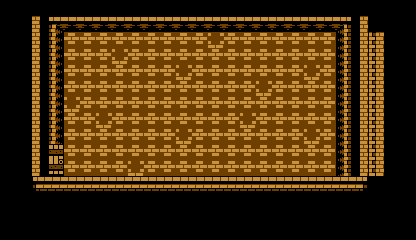

Tiled map render using the project's own tile images. Description and the whole map definition, tile-layer contents included, below:
An orthogonal 26x15 tile map with 16x16 px tiles, 1 tile layer (Tile Layer 1), 2 hidden layers not drawn.

<map version="1.0" orientation="orthogonal" renderorder="right-down" width="26" height="15" tilewidth="16" tileheight="16" nextobjectid="1">
 <tileset firstgid="1" name="vliiage" tilewidth="16" tileheight="16" tilecount="4096" columns="64">
  <image source="../img/village.png" width="1024" height="1024" />
  <tile id="1">
   <properties>
    <property name="groundSlope" value="flat" />
   </properties>
  </tile>
  <tile id="2">
   <properties>
    <property name="groundSlope" value="up" />
   </properties>
  </tile>
  <tile id="3">
   <properties>
    <property name="groundSlope" value="down" />
   </properties>
  </tile>
  <tile id="2114">
   <properties>
    <property name="doorLocation" value="outside" />
   </properties>
  </tile>
  <tile id="2115">
   <properties>
    <property name="doorLocation" value="shack" />
   </properties>
  </tile>
 </tileset>
 <layer name="Tile Layer 1" width="26" height="15">
  <data encoding="csv">
0,0,0,0,0,0,0,0,0,0,0,0,0,0,0,0,0,0,0,0,0,0,0,0,0,0,
0,0,1358,2003,2004,2004,2004,2004,2004,2004,2004,2004,2004,2004,2004,2004,2004,2004,2004,2004,2004,2005,1362,0,0,0,
0,0,1358,2067,1299,1299,1299,1299,1299,1299,1299,1299,1299,1235,1299,1299,1299,1299,1299,1299,1299,2069,1362,1357,0,0,
0,0,1358,2067,1299,1299,1299,1235,1299,1299,1299,1299,1299,1299,1299,1299,1299,1299,1299,1299,1299,2069,1362,1357,0,0,
0,0,1358,2067,1299,1299,1299,1299,1299,1299,1299,1235,1299,1299,1299,1299,1299,1299,1299,1235,1299,2069,1362,1357,0,0,
0,0,1358,2067,1299,1299,1299,1299,1299,1299,1299,1299,1299,1299,1299,1299,1235,1299,1299,1299,1299,2069,1362,1357,0,0,
0,0,1358,2067,1235,1299,1299,1299,1299,1299,1299,1299,1299,1299,1299,1299,1299,1299,1299,1299,1299,2069,1362,1357,0,0,
0,0,1358,2067,1299,1299,1235,1299,1299,1299,1299,1299,1299,1299,1299,1235,1299,1299,1299,1299,1299,2069,1362,1357,0,0,
0,0,1358,2067,1299,1299,1299,1299,1299,1299,1299,1235,1299,1299,1299,1299,1299,1299,1299,1235,1299,2069,1362,1357,0,0,
0,0,1358,1248,1299,1299,1299,1299,1299,1299,1299,1299,1299,1299,1299,1299,1299,1299,1299,1299,1299,2069,1362,1357,0,0,
0,0,1358,1312,1299,1299,1299,1299,1235,1299,1299,1299,1299,1299,1299,1299,1299,1299,1299,1299,1299,2069,1362,1357,0,0,
0,0,1491,1492,1492,1492,1492,1492,1492,1492,1492,1492,1492,1492,1492,1492,1492,1492,1492,1492,1492,1492,1493,0,0,0,
0,0,0,0,0,0,0,0,0,0,0,0,0,0,0,0,0,0,0,0,0,0,0,0,0,0,
0,0,0,0,0,0,0,0,0,0,0,0,0,0,0,0,0,0,0,0,0,0,0,0,0,0,
0,0,0,0,0,0,0,0,0,0,0,0,0,0,0,0,0,0,0,0,0,0,0,0,0,0
</data>
 </layer>
 <layer name="ground" width="26" height="15" visible="0">
  <data encoding="csv">
0,0,0,0,0,0,0,0,0,0,0,0,0,0,0,0,0,0,0,0,0,0,0,0,0,0,
0,0,0,0,0,0,0,0,0,0,0,0,0,0,0,0,0,0,0,0,0,0,0,0,0,0,
0,0,0,0,0,0,0,0,0,0,0,0,0,0,0,0,0,0,0,0,0,0,0,0,0,0,
0,0,0,0,0,0,0,0,0,0,0,0,0,0,0,0,0,0,0,0,0,0,0,0,0,0,
0,0,0,0,0,0,0,0,0,0,0,0,0,0,0,0,0,0,0,0,0,0,0,0,0,0,
0,0,0,0,0,0,0,0,0,0,0,0,0,0,0,0,0,0,0,0,0,0,0,0,0,0,
0,0,0,0,0,0,0,0,0,0,0,0,0,0,0,0,0,0,0,0,0,0,0,0,0,0,
0,0,0,0,0,0,0,0,0,0,0,0,0,0,0,0,0,0,0,0,0,0,0,0,0,0,
0,0,0,0,0,0,0,0,0,0,0,0,0,0,0,0,0,0,0,0,0,0,0,0,0,0,
0,0,0,0,0,0,0,0,0,0,0,0,0,0,0,0,0,0,0,0,0,0,0,0,0,0,
0,0,0,2,2,2,2,2,2,2,2,2,2,2,2,2,2,2,2,2,2,0,0,0,0,0,
0,0,0,0,0,0,0,0,0,0,0,0,0,0,0,0,0,0,0,0,0,0,0,0,0,0,
0,0,0,0,0,0,0,0,0,0,0,0,0,0,0,0,0,0,0,0,0,0,0,0,0,0,
0,0,0,0,0,0,0,0,0,0,0,0,0,0,0,0,0,0,0,0,0,0,0,0,0,0,
0,0,0,0,0,0,0,0,0,0,0,0,0,0,0,0,0,0,0,0,0,0,0,0,0,0
</data>
 </layer>
 <layer name="doors" width="26" height="15" visible="0">
  <data encoding="csv">
0,0,0,0,0,0,0,0,0,0,0,0,0,0,0,0,0,0,0,0,0,0,0,0,0,0,
0,0,0,0,0,0,0,0,0,0,0,0,0,0,0,0,0,0,0,0,0,0,0,0,0,0,
0,0,0,0,0,0,0,0,0,0,0,0,0,0,0,0,0,0,0,0,0,0,0,0,0,0,
0,0,0,0,0,0,0,0,0,0,0,0,0,0,0,0,0,0,0,0,0,0,0,0,0,0,
0,0,0,0,0,0,0,0,0,0,0,0,0,0,0,0,0,0,0,0,0,0,0,0,0,0,
0,0,0,0,0,0,0,0,0,0,0,0,0,0,0,0,0,0,0,0,0,0,0,0,0,0,
0,0,0,0,0,0,0,0,0,0,0,0,0,0,0,0,0,0,0,0,0,0,0,0,0,0,
0,0,0,0,0,0,0,0,0,0,0,0,0,0,0,0,0,0,0,0,0,0,0,0,0,0,
0,0,0,0,0,0,0,0,0,0,0,0,0,0,0,0,0,0,0,0,0,0,0,0,0,0,
0,0,0,2115,0,0,0,0,0,0,0,0,0,0,0,0,0,0,0,0,0,0,0,0,0,0,
0,0,0,0,0,0,0,0,0,0,0,0,0,0,0,0,0,0,0,0,0,0,0,0,0,0,
0,0,0,0,0,0,0,0,0,0,0,0,0,0,0,0,0,0,0,0,0,0,0,0,0,0,
0,0,0,0,0,0,0,0,0,0,0,0,0,0,0,0,0,0,0,0,0,0,0,0,0,0,
0,0,0,0,0,0,0,0,0,0,0,0,0,0,0,0,0,0,0,0,0,0,0,0,0,0,
0,0,0,0,0,0,0,0,0,0,0,0,0,0,0,0,0,0,0,0,0,0,0,0,0,0
</data>
 </layer>
</map>
